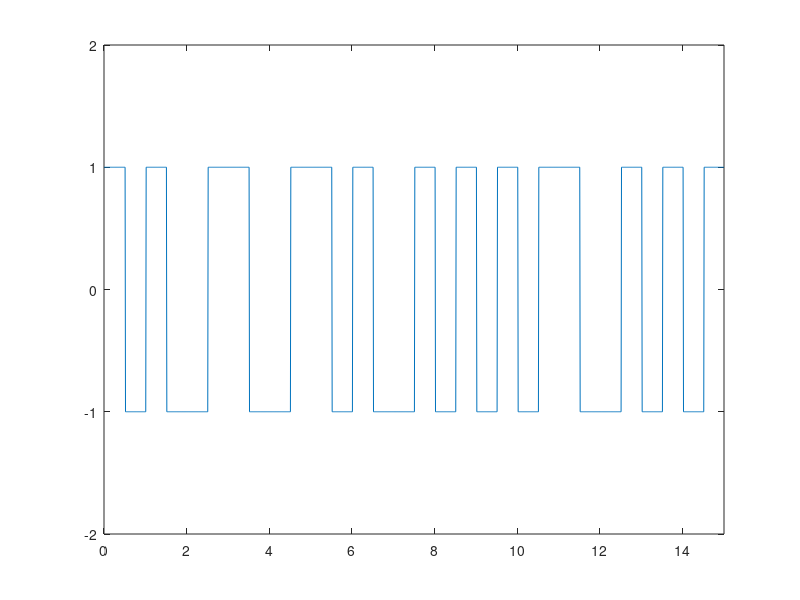

Recreate this plot in MATLAB.
clear;
clear all;
%bits = [0 1 0 0 1 1 1 0];
bits = [1 0 1 1 1 1 0 1 0 0 0 1 1 0 0];
nbits = length(bits);
arriba = false;
valTrans = [];
% Verificamos si hay transición al principio
if bits(1) == 0
   transicion = [-1 1];
   arriba = true;
else 
   transicion = [1 -1];
end
valTrans = [ valTrans transicion];
k = 2;
for i = 2 : nbits
    if bits(i) == 0
        tran = [valTrans(k - 1) valTrans(k)];
    else
        tran = [valTrans(k) valTrans(k - 1)];
    end
    k = k + 2;
    valTrans = [ valTrans tran];
end

k = 1;
l = 0.5;
T = 0 : 0.01 : length(bits);
for j = 1: length(T)
    y(j) = valTrans(k);
    if T(j) > l
       k = k + 1; 
       l = l + 0.5;
    end   
end

plot(T,y)
axis([0 nbits -2 2]);


